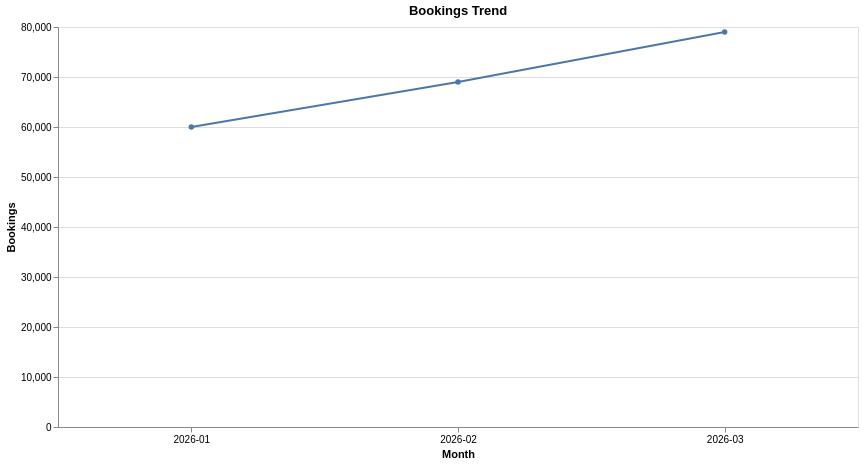

Source (Vega-Lite JSON):
### Vega-Lite specification from a JSON file in a GitHub repository (floating-point values rounded to 4 significant figures)
{"config": {"view": {"continuousWidth": 300, "continuousHeight": 300, "stroke": "#d9e2ec"}}, "data": {"name": "data-14e2fd93814ec6eb1dd753286281e546"}, "mark": {"type": "line", "point": true}, "encoding": {"tooltip": [{"field": "month", "type": "nominal"}, {"field": "bookings", "type": "quantitative"}], "x": {"axis": {"labelAngle": 0}, "field": "month", "title": "Month", "type": "nominal"}, "y": {"field": "bookings", "title": "Bookings", "type": "quantitative"}}, "height": 400, "title": "Bookings Trend", "width": 800, "$schema": "https://vega.github.io/schema/vega-lite/v6.4.1.json", "datasets": {"data-14e2fd93814ec6eb1dd753286281e546": [{"month": "2026-01", "bookings": 60000.0}, {"month": "2026-02", "bookings": 69000.0}, {"month": "2026-03", "bookings": 79000.0}]}}
